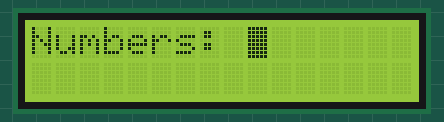
The sketch below on a simulated Arduino Uno, built with avr-gcc and run on an emulated ATmega328P. On the bench: 16×2 character LCD.

Above: at 0.1 s.
At 2.1 s:
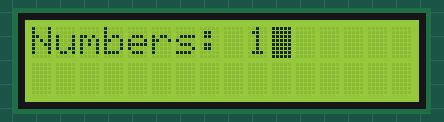
At 3.6 s:
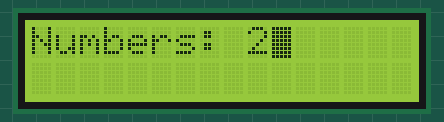
At 8.1 s:
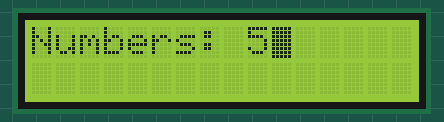
At 11.1 s:
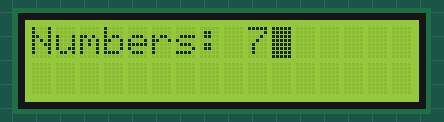
At 15.6 s:
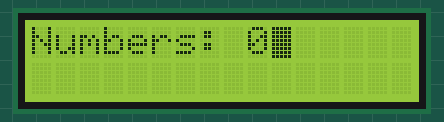

The sketch:

lcd_numbers.ino
```cpp
#include <LiquidCrystal.h>
LiquidCrystal lcd(12,11, 5, 4, 3, 2);
void setup() {
     lcd.begin(16, 2);
}
void loop()
{
    lcd.setCursor(0, 0);
    lcd.print("Numbers:");
    for (int i = 0; i <= 9; i++)
    {
        lcd.setCursor(9, 0);
        lcd.blink();
        delay(500);
        lcd.print(i);
        delay(1000);
    }
}
```

Measured:
- by itself, everything shown: repeats every 15.0 s, in 20 steps
- what the display in image 1 shows lasts 1.0 s, from 2.1 s to 3.1 s
